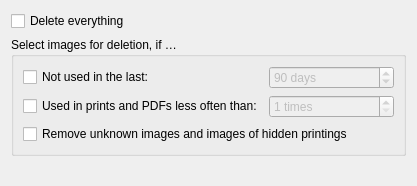
<?xml version="1.0" encoding="UTF-8"?>
<ui version="4.0">
 <class>WizardPage</class>
 <widget class="QWizardPage" name="WizardPage">
  <property name="geometry">
   <rect>
    <x>0</x>
    <y>0</y>
    <width>417</width>
    <height>186</height>
   </rect>
  </property>
  <property name="windowTitle">
   <string>WizardPage</string>
  </property>
  <property name="title">
   <string>Cleanup locally stored card images</string>
  </property>
  <property name="subTitle">
   <string>This wizard can be used to remove unwanted card images currently stored on your computer. You can enable automatic cleanup conditions below, to preselect images for removal.</string>
  </property>
  <layout class="QVBoxLayout" name="verticalLayout">
   <item>
    <widget class="QCheckBox" name="delete_everything_checkbox">
     <property name="text">
      <string>Delete everything</string>
     </property>
     <property name="icon">
      <iconset theme="edit-delete"/>
     </property>
    </widget>
   </item>
   <item>
    <widget class="QGroupBox" name="individual_filter_group">
     <property name="toolTip">
      <string>Select images for removal based on any matching criterion.</string>
     </property>
     <property name="title">
      <string>Select images for deletion, if …</string>
     </property>
     <layout class="QGridLayout" name="gridLayout_2">
      <item row="1" column="0">
       <widget class="QCheckBox" name="count_filter_enabled_checkbox">
        <property name="text">
         <string>Used in prints and PDFs less often than:</string>
        </property>
       </widget>
      </item>
      <item row="0" column="0">
       <widget class="QCheckBox" name="time_filter_enabled_checkbox">
        <property name="text">
         <string>Not used in the last:</string>
        </property>
       </widget>
      </item>
      <item row="0" column="1">
       <widget class="QSpinBox" name="time_filter_value_spinbox">
        <property name="enabled">
         <bool>false</bool>
        </property>
        <property name="suffix">
         <string> days</string>
        </property>
        <property name="maximum">
         <number>10000</number>
        </property>
        <property name="value">
         <number>90</number>
        </property>
       </widget>
      </item>
      <item row="1" column="1">
       <widget class="QSpinBox" name="count_filter_value_spinbox">
        <property name="enabled">
         <bool>false</bool>
        </property>
        <property name="suffix">
         <string> times</string>
        </property>
        <property name="minimum">
         <number>1</number>
        </property>
        <property name="maximum">
         <number>10000</number>
        </property>
       </widget>
      </item>
      <item row="2" column="0" colspan="2">
       <widget class="QCheckBox" name="remove_unknown_cards_checkbox">
        <property name="toolTip">
         <string>Card images may become unknown, if printings are removed by Scryfall.
This filter also applies to cards and printings hidden by a card filter in the settings.
For example, if you downloaded images of silver-bordered cards and then configured the program to hide those,
all these images become hidden and will be removed.</string>
        </property>
        <property name="text">
         <string>Remove unknown images and images of hidden printings</string>
        </property>
       </widget>
      </item>
     </layout>
    </widget>
   </item>
   <item>
    <spacer name="verticalSpacer">
     <property name="orientation">
      <enum>Qt::Vertical</enum>
     </property>
     <property name="sizeHint" stdset="0">
      <size>
       <width>20</width>
       <height>40</height>
      </size>
     </property>
    </spacer>
   </item>
  </layout>
 </widget>
 <tabstops>
  <tabstop>delete_everything_checkbox</tabstop>
  <tabstop>time_filter_enabled_checkbox</tabstop>
  <tabstop>time_filter_value_spinbox</tabstop>
  <tabstop>count_filter_enabled_checkbox</tabstop>
  <tabstop>count_filter_value_spinbox</tabstop>
  <tabstop>remove_unknown_cards_checkbox</tabstop>
 </tabstops>
 <resources/>
 <connections>
  <connection>
   <sender>time_filter_enabled_checkbox</sender>
   <signal>toggled(bool)</signal>
   <receiver>time_filter_value_spinbox</receiver>
   <slot>setEnabled(bool)</slot>
   <hints>
    <hint type="sourcelabel">
     <x>156</x>
     <y>55</y>
    </hint>
    <hint type="destinationlabel">
     <x>514</x>
     <y>59</y>
    </hint>
   </hints>
  </connection>
  <connection>
   <sender>count_filter_enabled_checkbox</sender>
   <signal>toggled(bool)</signal>
   <receiver>count_filter_value_spinbox</receiver>
   <slot>setEnabled(bool)</slot>
   <hints>
    <hint type="sourcelabel">
     <x>155</x>
     <y>98</y>
    </hint>
    <hint type="destinationlabel">
     <x>384</x>
     <y>98</y>
    </hint>
   </hints>
  </connection>
  <connection>
   <sender>delete_everything_checkbox</sender>
   <signal>toggled(bool)</signal>
   <receiver>individual_filter_group</receiver>
   <slot>setDisabled(bool)</slot>
   <hints>
    <hint type="sourcelabel">
     <x>256</x>
     <y>25</y>
    </hint>
    <hint type="destinationlabel">
     <x>268</x>
     <y>40</y>
    </hint>
   </hints>
  </connection>
 </connections>
</ui>
